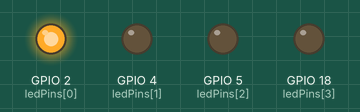
This program was run on a simulated ESP32. Shown: output pins drawn as LEDs (lit = HIGH).

Above: at 0.5 s.
At 2.5 s:
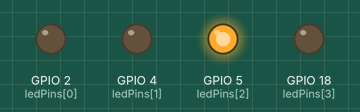
At 3.5 s:
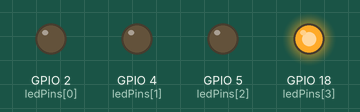
At 5.5 s:
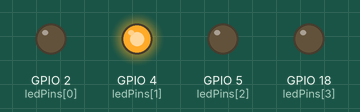
Timing chart, 0 to 7.8 s (numbered marks = the images above):
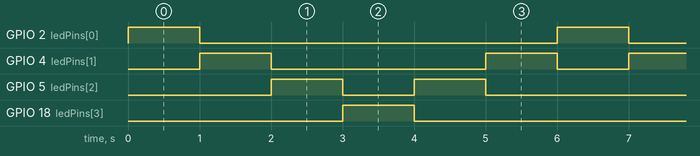

Measured:
- by itself, GPIO 2 (ledPins[0]), GPIO 18 (ledPins[3]): alternates HIGH for 1.0 s and LOW for 5.0 s
- by itself, GPIO 4 (ledPins[1]): repeats every 6.0 s: LOW 3.0 s, HIGH 1.0 s, LOW 1.0 s, HIGH 1.0 s
- by itself, GPIO 5 (ledPins[2]): repeats every 6.0 s: LOW 1.0 s, HIGH 1.0 s, LOW 3.0 s, HIGH 1.0 s

The program:

main.cpp
```cpp
#include <Arduino.h>

// LED 连接的 GPIO 引脚
const int ledPins[] = {2, 4, 5, 18};
const int ledCount = sizeof(ledPins) / sizeof(ledPins[0]);

// 流水灯延时（毫秒），改小 = 更快，改大 = 更慢
const int delayTime = 1000;

void setup() {
  // 将所有 LED 引脚设为输出模式
  for (int i = 0; i < ledCount; i++) {
    pinMode(ledPins[i], OUTPUT);
    digitalWrite(ledPins[i], LOW);  // 初始状态熄灭
  }
}

void loop() {
  // 从左到右依次点亮
  for (int i = 0; i < ledCount; i++) {
    digitalWrite(ledPins[i], HIGH);
    delay(delayTime);
    digitalWrite(ledPins[i], LOW);
  }

  // 从右到左依次点亮（回来）
  for (int i = ledCount - 2; i > 0; i--) {
    digitalWrite(ledPins[i], HIGH);
    delay(delayTime);
    digitalWrite(ledPins[i], LOW);
  }
}
```
